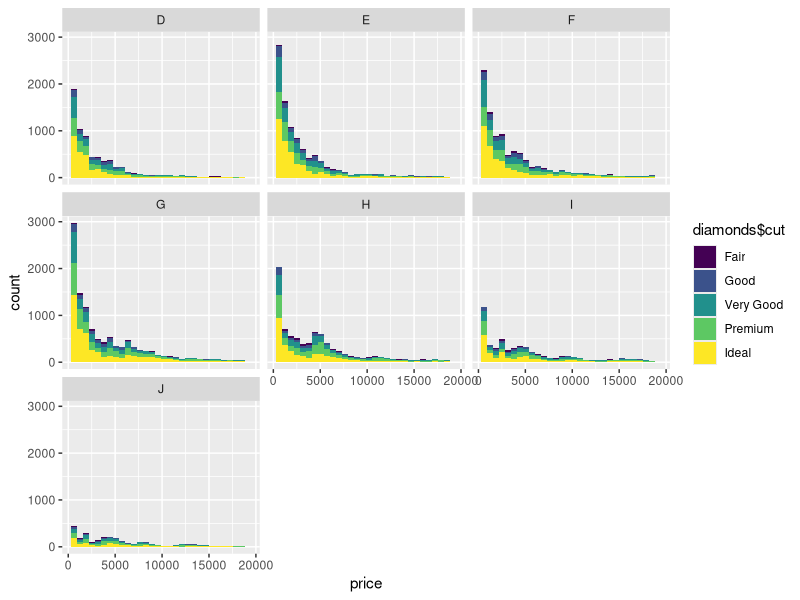
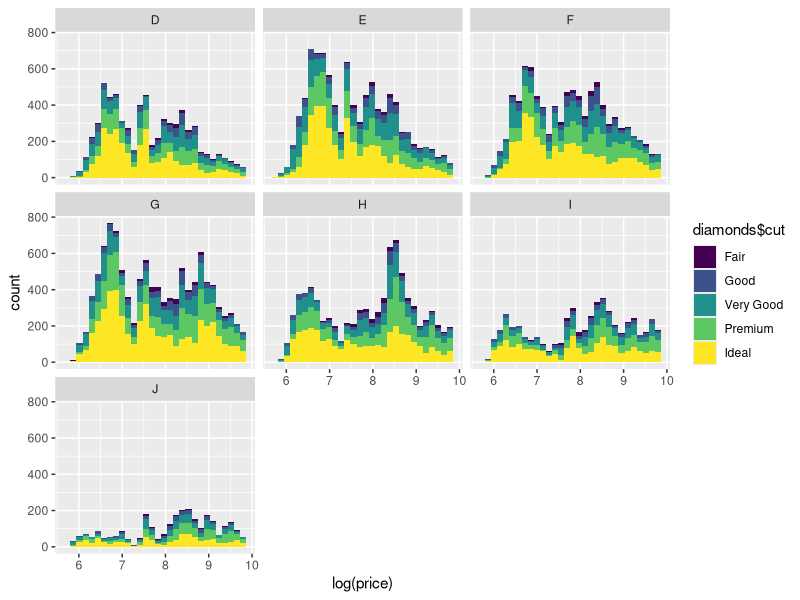
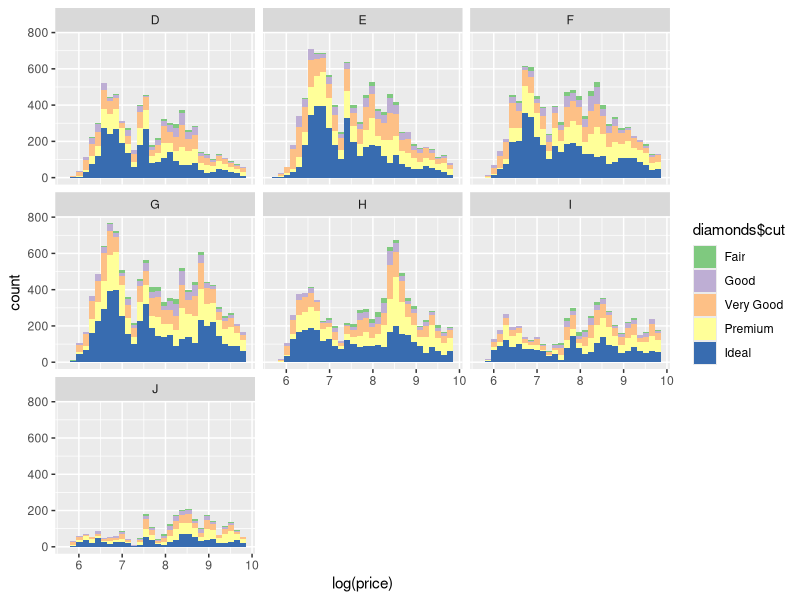
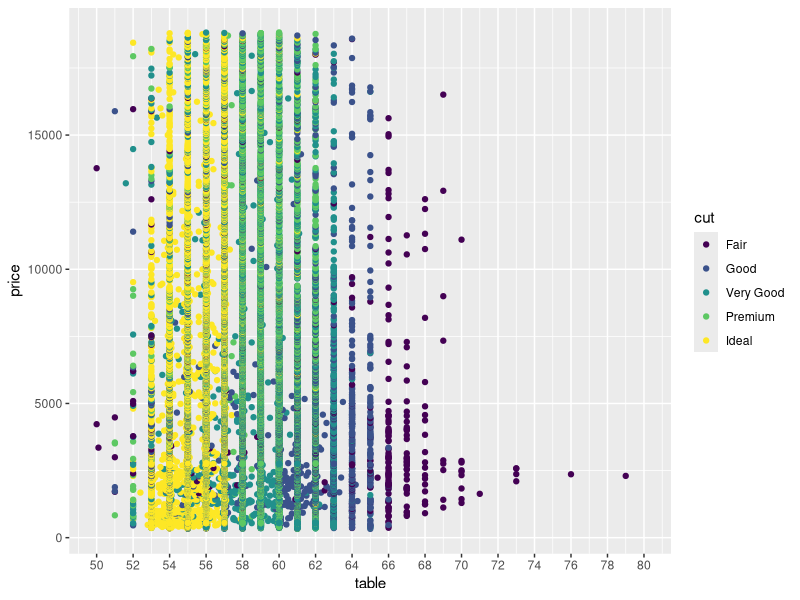
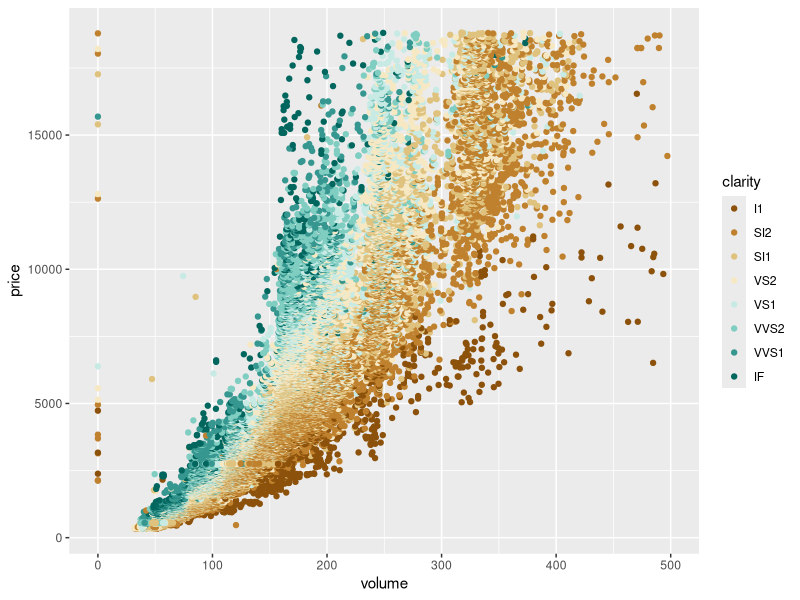

Write R code to recreate these figures, in order.
## ---- chunk 1
library(ggplot2)
data("diamonds")
names(diamonds)
## ---- chunk 2
ggplot(aes(x=price), data=diamonds)+
  facet_wrap(~color)+
  geom_histogram(aes(fill = diamonds$cut))
## ---- chunk 3
ggplot(aes(x=log(price)), data=diamonds)+
  facet_wrap(~color)+
  geom_histogram(aes(fill = diamonds$cut))
## ---- chunk 4
ggplot(aes(x=log(price)), data=diamonds)+
  facet_wrap(~color)+
  geom_histogram(aes(fill = diamonds$cut))+
  scale_fill_brewer(type = 'qual')
## ---- chunk 5
ggplot(aes(x=table, y=price), data=diamonds)+
  geom_point(aes(color = cut))+
  scale_x_continuous(breaks=seq(50,80,2), limits=c(50,80))
  scale_color_brewer(type = 'qual')
## ---- chunk 6

by(diamonds$table,diamonds$cut,summary)
## ---- chunk 7
diamonds$volume=NA
diamonds=transform(diamonds, volume=x*y*z)
names(diamonds)
## ---- chunk 8
ggplot(aes(x=volume, y=price), data =diamonds)+geom_point(aes(color=clarity))+
  scale_color_brewer(type = 'div')+scale_x_continuous(limits=c(0,500), breaks=seq(0,500,100))
  
## ---- chunk 9

